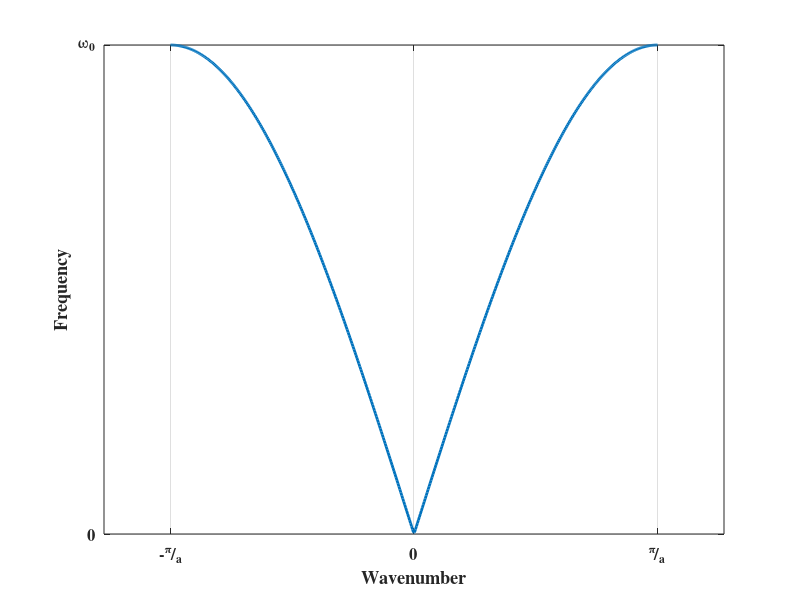
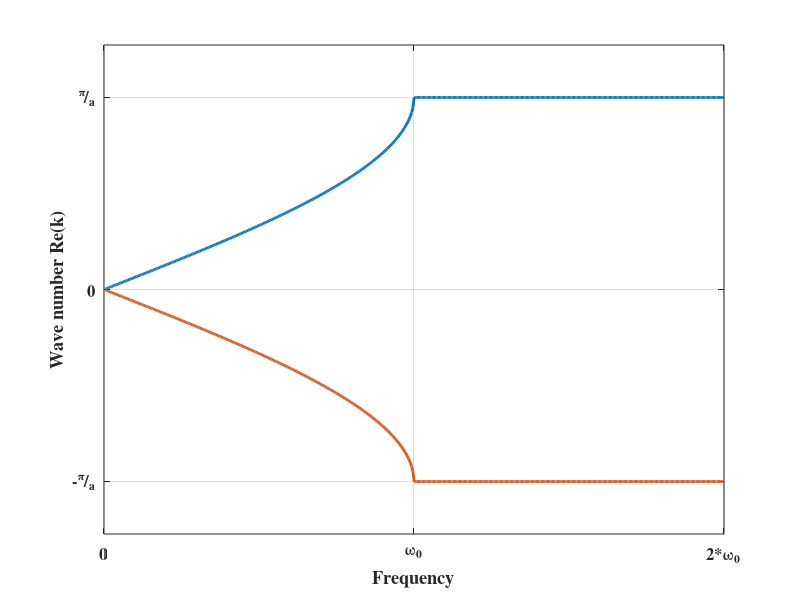
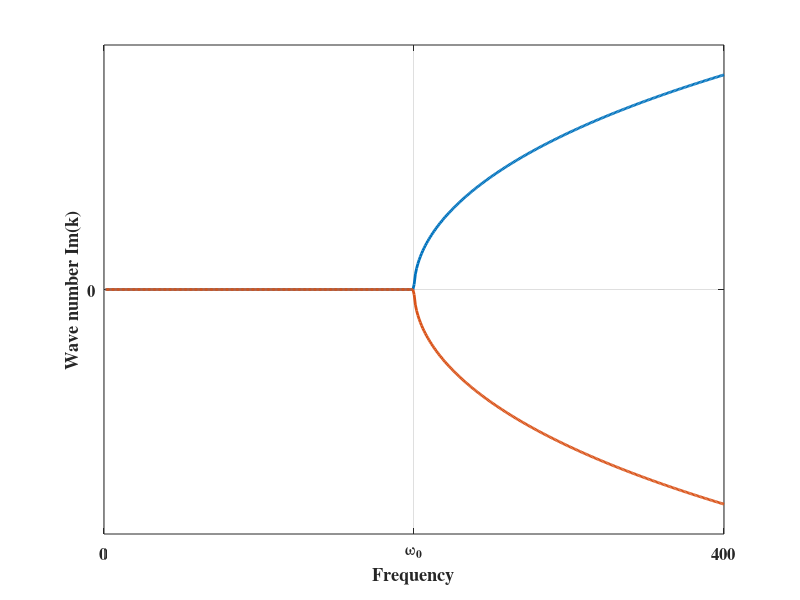

These charts were generated, in order, by the following MATLAB code:

%% Mono-atomic lattice

%% 0) Initialization & graphics 
clear all ; clc
set(0, 'DefaultAxesFontWeight', 'bold');
set(0, 'defaultAxesFontName','Times');
set(0,'DefaultLineLineWidth',2);
set(0,'defaultfigurecolor',[1 1 1]);
set(0, 'DefaultAxesBox', 'on');
set(0,'defaultAxesXGrid','on')
set(0,'defaultAxesYGrid','on')
set(0,'defaultaxesfontsize',12)

%% 1) Defining the model
a=1; % spatial periodicity
b=10000;
m=1;
w0=2*sqrt(b/m);

samples=500; % number of samples (both freq or wavenumber)

%% 2) Given wavenumber resolution omega(k)

k_sample=linspace(-pi/a,pi/a,samples); % wavenumber samples
w=zeros(1,length(k_sample)); % initialize frequency solutions

for i=1:length(k_sample)
    k=k_sample(i);
    w(i)=w0*abs(sin(k*a/2));
end

% create new figure

figure; title('Mono-atomic \omega(k)');


plot(k_sample,w);

xlabel('Wavenumber')
xticks([-2*pi/a -pi/a 0 pi/a 2*pi/a])
xticklabels({'-^{2*\pi}/_a','-^\pi/_a','0','^\pi/_a','^{2*\pi}/_a'})

ylabel('Frequency')
yticks([0 w0 2*w0])
yticklabels({'0','\omega_0','2*\omega_0'})

%% 3.1) Real part-only of wavenumber

omega=linspace(1,400,samples);
k1=zeros(1,length(omega)); % initialize solutions
k2=zeros(1,length(omega));

for i=1:samples
    w=omega(i);
    k1(i)=2/a*asin(w/w0);
    k2(i)=-2/a*asin(w/w0);
end

% create new figure

figure; title('Mono-atomic k(\omega)')

plot(omega/w0,[k1 ; k2])

xlabel('Frequency')
xticks([0 1 2])
xticklabels({'0','\omega_0','2*\omega_0'})

ylabel('Wave number Re(k)')
yticks([-pi 0 pi])
yticklabels({'-^\pi/_a','0','^\pi/_a'})


%% 3.2) Complex wavenumbers

lb1=zeros(1,samples);
lb2=zeros(1,samples);

% compute complex propagation constants lb

for i=1:samples
    w=omega(i);
    lb1(i)=1-2*(w/w0)^2+2*1i*w/w0*sqrt(1-(w/w0)^2); %w < w0
    lb2(i)=1/lb1(i);
end


% retrieve wavenumber k from lb

k1=1./a*log(abs(lb1)); 
k2=1./a*log(abs(lb2));

% create new figure

figure; title('Mono-atomic k(\omega)')

plot(omega/w0,[k1 ; k2])

xlabel('Frequency')
xticks([0 1 2])
xticklabels({'0','\omega_0','400'})


ylabel('Wave number Im(k)')
yticks([-pi 0 pi])
%yticklabels({'-^\pi/_a','0','^\pi/_a'})

pause;
